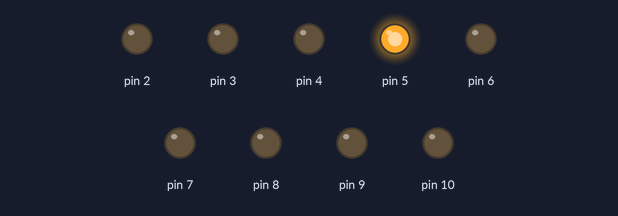
Bench run of a sketch on a simulated Arduino Uno, built with avr-gcc and run on an emulated ATmega328P. Shown: output pins drawn as LEDs (lit = HIGH).

Above: at 0.1 s.
At 5.1 s:
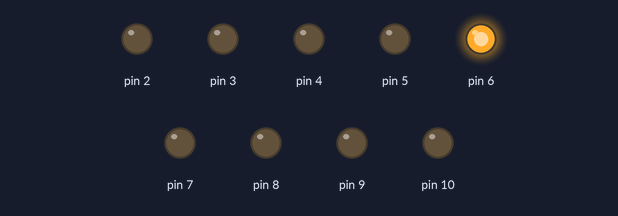
At 7.1 s:
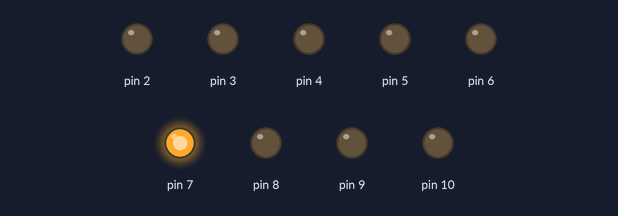
At 14.1 s:
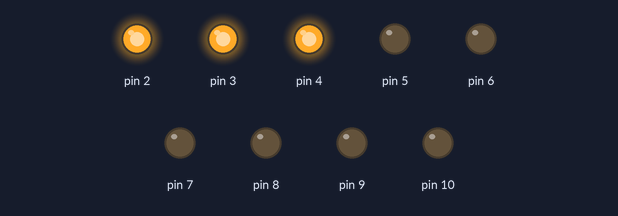
At 23.1 s:
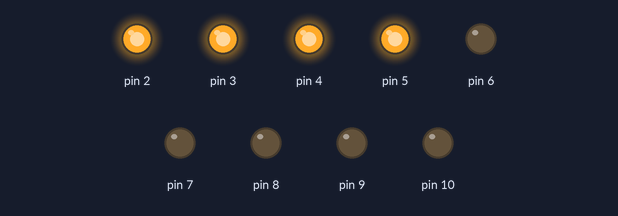
At 39.1 s:
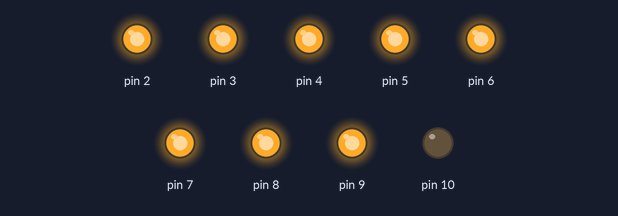
Timing chart, 0 to 40.0 s (numbered marks = the images above):
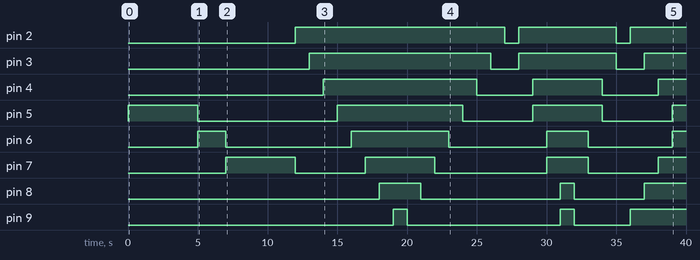

The sketch:

practica1.ino
```cpp
//Declarando constantes
const int Z = 1000;
//DeclarandoFunciones
void AyudaSemaforo(int x, int y);
void Semaforo();
void LucesSeguidas8();
void Prendido(int x);
void Apagado(int x);
void Luces2En2();
void Prendido2(int x, int y);
void Apagado2(int x, int y);
void Extremos();
void Semaforo8();
//Setup
void setup() {
  pinMode(2, OUTPUT);
  pinMode(3, OUTPUT);
  pinMode(4, OUTPUT);
  pinMode(5, OUTPUT);
  pinMode(6, OUTPUT);
  pinMode(7, OUTPUT);
  pinMode(8, OUTPUT);
  pinMode(9, OUTPUT);
  pinMode(10, OUTPUT);
}
//Loop llamando Funciones
void loop() {
  Semaforo();
  LucesSeguidas8();
  Luces2En2();
  Extremos();
  Semaforo8();
}
//Definiendo Funciones
void Semaforo(){
  AyudaSemaforo(5, 5000);
  AyudaSemaforo(6, 2000);
  AyudaSemaforo(7, 5000);
}
void Semaforo8(){
  AyudaSemaforo(2, Z);
  AyudaSemaforo(3, Z);
  AyudaSemaforo(4, Z);
  AyudaSemaforo(5, Z);
  AyudaSemaforo(6, Z);
  AyudaSemaforo(7, Z);
  AyudaSemaforo(8, Z);
  AyudaSemaforo(9, Z);
}
void AyudaSemaforo(int x, int y) {
  digitalWrite(x, HIGH);
  delay(y);
  digitalWrite(x, LOW);
}
void LucesSeguidas8(){
  Prendido(2);
  Prendido(3);
  Prendido(4);
  Prendido(5);
  Prendido(6);
  Prendido(7);
  Prendido(8);
  Prendido(9);
  Apagado(9);
  Apagado(8);
  Apagado(7);
  Apagado(6);
  Apagado(5);
  Apagado(4);
  Apagado(3);
  Apagado(2);
}
void Prendido(int x){
  digitalWrite(x, HIGH);
  delay(1000);
}
void Apagado(int x){
  digitalWrite(x, LOW);
  delay(1000);
}
void Luces2En2(){
  Prendido2(2, 3);
  Prendido2(4, 5);
  Prendido2(6, 7);
  Prendido2(8, 9);
  Apagado2(9, 8);
  Apagado2(7, 6);
  Apagado2(5, 4);
  Apagado2(3, 2);
}
void Prendido2(int x, int y){
  digitalWrite(x, HIGH);
  digitalWrite(y, HIGH);
  delay(1000);
}
void Apagado2(int x, int y){
  digitalWrite(x, LOW);
  digitalWrite(y, LOW);
  delay(1000);
}
void Extremos(){
  Prendido2(2, 9);
  Prendido2(3, 8);
  Prendido2(4, 7);
  Prendido2(5, 6);
  Apagado2(5, 6);
  Apagado2(4, 7);
  Apagado2(3, 8);
  Apagado2(2, 9);
}
```

Measured:
- by itself, pin 2: goes HIGH 15.0 s, LOW 1.0 s, HIGH 7.0 s, LOW 1.0 s, then HIGH
- by itself, pin 3: goes HIGH 13.0 s, LOW 2.0 s, HIGH 7.0 s, LOW 2.0 s, then HIGH
- by itself, pin 4: goes HIGH 11.0 s, LOW 4.0 s, HIGH 5.0 s, LOW 4.0 s, then HIGH
- by itself, pin 5: goes HIGH 5.0 s, LOW 10.0 s, HIGH 9.0 s, LOW 5.0 s, HIGH 5.0 s, LOW 5.0 s, then HIGH
- by itself, pin 6: goes HIGH 2.0 s, LOW 9.0 s, HIGH 7.0 s, LOW 7.0 s, HIGH 3.0 s, LOW 6.0 s, then HIGH
- by itself, pin 7: goes HIGH 5.0 s, LOW 5.0 s, HIGH 5.0 s, LOW 8.0 s, HIGH 3.0 s, LOW 5.0 s, then HIGH
- by itself, pin 8: goes HIGH 3.0 s, LOW 10.0 s, HIGH 1.0 s, LOW 5.0 s, then HIGH
- by itself, pin 9: goes HIGH 1.0 s, LOW 11.0 s, HIGH 1.0 s, LOW 4.0 s, then HIGH
